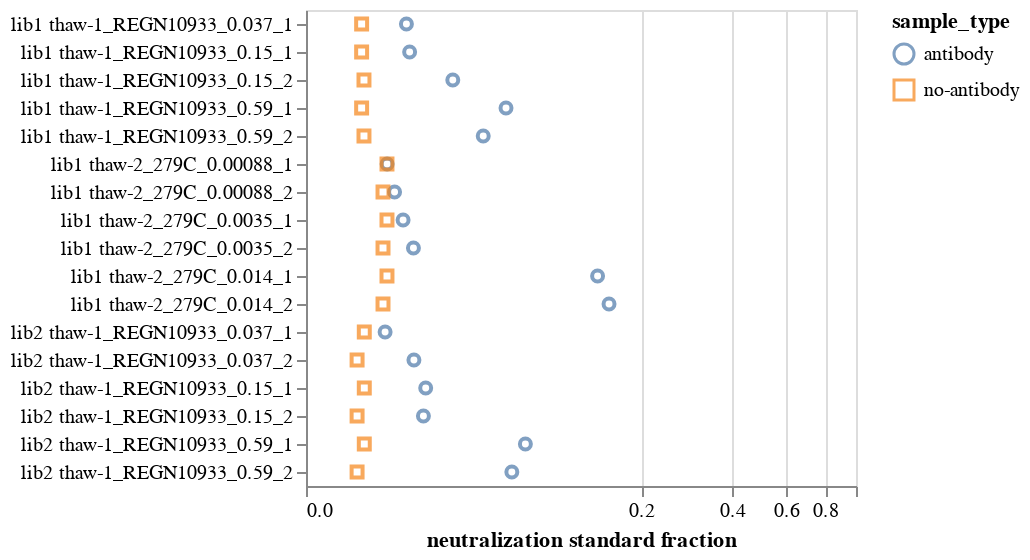

Notebook cell for this chart:
### Code cell
# NBVAL_IGNORE_OUTPUT

# set up selections over other columns of interest, in this case just library:
selections = [
    alt.selection_point(
        fields=[col],
        bind=alt.binding_select(
            options=[None] + neut_standard_fracs_tidy[col].unique().tolist(),
            labels=["all"] + [str(x) for x in neut_standard_fracs_tidy[col].unique()],
            name=col,
        ),
    )
    for col in ["library"]
]

neut_standard_fracs_chart = (
    alt.Chart(neut_standard_fracs_tidy)
    .encode(
        x=alt.X(
            "neut_standard_frac",
            title="neutralization standard fraction",
            scale=alt.Scale(type="symlog", constant=0.02, domainMax=1),
        ),
        y=alt.Y("library_sample", title=None),
        color="sample_type",
        shape="sample_type",
        tooltip=[
            alt.Tooltip(c, format=".2g") if c == "neut_standard_frac" else c
            for c in neut_standard_fracs_tidy.columns
        ],
    )
    .mark_point()
    .properties(width=275, height=alt.Step(14))
    .add_params(*selections)
    .configure_axis(labelLimit=500)
)
for selection in selections:
    neut_standard_fracs_chart = neut_standard_fracs_chart.transform_filter(selection)

neut_standard_fracs_chart

### Figure 1 — Vega-Lite specification as saved in the notebook (floating-point values rounded to 4 significant figures)
{"config": {"view": {"continuousWidth": 300, "continuousHeight": 300}, "axis": {"labelLimit": 500}}, "data": {"name": "data-52a5cb86d32341fd5be91b6bb0a7b855"}, "mark": {"type": "point"}, "encoding": {"color": {"field": "sample_type", "type": "nominal"}, "shape": {"field": "sample_type", "type": "nominal"}, "tooltip": [{"field": "library", "type": "nominal"}, {"field": "antibody_sample", "type": "nominal"}, {"field": "no-antibody_sample", "type": "nominal"}, {"field": "antibody_concentration", "type": "quantitative"}, {"field": "antibody_count", "type": "quantitative"}, {"field": "no-antibody_count", "type": "quantitative"}, {"field": "sample_type", "type": "nominal"}, {"field": "neut_standard_frac", "format": ".2g", "type": "quantitative"}, {"field": "library_sample", "type": "nominal"}], "x": {"field": "neut_standard_frac", "scale": {"constant": 0.02, "domainMax": 1, "type": "symlog"}, "title": "neutralization standard fraction", "type": "quantitative"}, "y": {"field": "library_sample", "title": null, "type": "nominal"}}, "height": {"step": 14}, "params": [{"name": "param_1", "select": {"type": "point", "fields": ["library"]}, "bind": {"input": "select", "options": [null, "lib1", "lib2"], "labels": ["all", "lib1", "lib2"], "name": "library"}}], "transform": [{"filter": {"param": "param_1"}}], "width": 275, "$schema": "https://vega.github.io/schema/vega-lite/v5.6.1.json", "datasets": {"data-52a5cb86d32341fd5be91b6bb0a7b855": [{"library": "lib1", "antibody_sample": "thaw-1_REGN10933_0.037_1", "no-antibody_sample": "thaw-1_no-antibody_control_1", "antibody_concentration": 0.037, "antibody_count": 11107, "no-antibody_count": 16475, "sample_type": "antibody", "neut_standard_frac": 0.021, "library_sample": "lib1 thaw-1_REGN10933_0.037_1"}, {"library": "lib1", "antibody_sample": "thaw-1_REGN10933_0.15_1", "no-antibody_sample": "thaw-1_no-antibody_control_1", "antibody_concentration": 0.15, "antibody_count": 18045, "no-antibody_count": 16475, "sample_type": "antibody", "neut_standard_frac": 0.02196, "library_sample": "lib1 thaw-1_REGN10933_0.15_1"}, {"library": "lib1", "antibody_sample": "thaw-1_REGN10933_0.15_2", "no-antibody_sample": "thaw-1_no-antibody_control_2", "antibody_concentration": 0.15, "antibody_count": 14283, "no-antibody_count": 11343, "sample_type": "antibody", "neut_standard_frac": 0.03712, "library_sample": "lib1 thaw-1_REGN10933_0.15_2"}, {"library": "lib1", "antibody_sample": "thaw-1_REGN10933_0.59_1", "no-antibody_sample": "thaw-1_no-antibody_control_1", "antibody_concentration": 0.59, "antibody_count": 26027, "no-antibody_count": 16475, "sample_type": "antibody", "neut_standard_frac": 0.06356, "library_sample": "lib1 thaw-1_REGN10933_0.59_1"}, {"library": "lib1", "antibody_sample": "thaw-1_REGN10933_0.59_2", "no-antibody_sample": "thaw-1_no-antibody_control_2", "antibody_concentration": 0.59, "antibody_count": 23240, "no-antibody_count": 11343, "sample_type": "antibody", "neut_standard_frac": 0.051, "library_sample": "lib1 thaw-1_REGN10933_0.59_2"}, {"library": "lib1", "antibody_sample": "thaw-2_279C_0.00088_1", "no-antibody_sample": "thaw-2_no-antibody_control_1", "antibody_concentration": 0.00088, "antibody_count": 8231, "no-antibody_count": 11134, "sample_type": "antibody", "neut_standard_frac": 0.01572, "library_sample": "lib1 thaw-2_279C_0.00088_1"}, {"library": "lib1", "antibody_sample": "thaw-2_279C_0.00088_2", "no-antibody_sample": "thaw-2_no-antibody_control_2", "antibody_concentration": 0.00088, "antibody_count": 8763, "no-antibody_count": 9002, "sample_type": "antibody", "neut_standard_frac": 0.01767, "library_sample": "lib1 thaw-2_279C_0.00088_2"}, {"library": "lib1", "antibody_sample": "thaw-2_279C_0.0035_1", "no-antibody_sample": "thaw-2_no-antibody_control_1", "antibody_concentration": 0.0035, "antibody_count": 9298, "no-antibody_count": 11134, "sample_type": "antibody", "neut_standard_frac": 0.02004, "library_sample": "lib1 thaw-2_279C_0.0035_1"}, {"library": "lib1", "antibody_sample": "thaw-2_279C_0.0035_2", "no-antibody_sample": "thaw-2_no-antibody_control_2", "antibody_concentration": 0.0035, "antibody_count": 9394, "no-antibody_count": 9002, "sample_type": "antibody", "neut_standard_frac": 0.02311, "library_sample": "lib1 thaw-2_279C_0.0035_2"}, {"library": "lib1", "antibody_sample": "thaw-2_279C_0.014_1", "no-antibody_sample": "thaw-2_no-antibody_control_1", "antibody_concentration": 0.014, "antibody_count": 67940, "no-antibody_count": 11134, "sample_type": "antibody", "neut_standard_frac": 0.1408, "library_sample": "lib1 thaw-2_279C_0.014_1"}, {"library": "lib1", "antibody_sample": "thaw-2_279C_0.014_2", "no-antibody_sample": "thaw-2_no-antibody_control_2", "antibody_concentration": 0.014, "antibody_count": 60115, "no-antibody_count": 9002, "sample_type": "antibody", "neut_standard_frac": 0.1545, "library_sample": "lib1 thaw-2_279C_0.014_2"}, {"library": "lib2", "antibody_sample": "thaw-1_REGN10933_0.037_1", "no-antibody_sample": "thaw-1_no-antibody_control_1", "antibody_concentration": 0.037, "antibody_count": 14003, "no-antibody_count": 11144, "sample_type": "antibody", "neut_standard_frac": 0.01521, "library_sample": "lib2 thaw-1_REGN10933_0.037_1"}, {"library": "lib2", "antibody_sample": "thaw-1_REGN10933_0.037_2", "no-antibody_sample": "thaw-1_no-antibody_control_2", "antibody_concentration": 0.037, "antibody_count": 12780, "no-antibody_count": 10877, "sample_type": "antibody", "neut_standard_frac": 0.02326, "library_sample": "lib2 thaw-1_REGN10933_0.037_2"}, {"library": "lib2", "antibody_sample": "thaw-1_REGN10933_0.15_1", "no-antibody_sample": "thaw-1_no-antibody_control_1", "antibody_concentration": 0.15, "antibody_count": 22879, "no-antibody_count": 11144, "sample_type": "antibody", "neut_standard_frac": 0.02706, "library_sample": "lib2 thaw-1_REGN10933_0.15_1"}, {"library": "lib2", "antibody_sample": "thaw-1_REGN10933_0.15_2", "no-antibody_sample": "thaw-1_no-antibody_control_2", "antibody_concentration": 0.15, "antibody_count": 20040, "no-antibody_count": 10877, "sample_type": "antibody", "neut_standard_frac": 0.0263, "library_sample": "lib2 thaw-1_REGN10933_0.15_2"}, {"library": "lib2", "antibody_sample": "thaw-1_REGN10933_0.59_1", "no-antibody_sample": "thaw-1_no-antibody_control_1", "antibody_concentration": 0.59, "antibody_count": 57699, "no-antibody_count": 11144, "sample_type": "antibody", "neut_standard_frac": 0.07598, "library_sample": "lib2 thaw-1_REGN10933_0.59_1"}, {"library": "lib2", "antibody_sample": "thaw-1_REGN10933_0.59_2", "no-antibody_sample": "thaw-1_no-antibody_control_2", "antibody_concentration": 0.59, "antibody_count": 52409, "no-antibody_count": 10877, "sample_type": "antibody", "neut_standard_frac": 0.06711, "library_sample": "lib2 thaw-1_REGN10933_0.59_2"}, {"library": "lib1", "antibody_sample": "thaw-1_REGN10933_0.037_1", "no-antibody_sample": "thaw-1_no-antibody_control_1", "antibody_concentration": 0.037, "antibody_count": 11107, "no-antibody_count": 16475, "sample_type": "no-antibody", "neut_standard_frac": 0.009767, "library_sample": "lib1 thaw-1_REGN10933_0.037_1"}, {"library": "lib1", "antibody_sample": "thaw-1_REGN10933_0.15_1", "no-antibody_sample": "thaw-1_no-antibody_control_1", "antibody_concentration": 0.15, "antibody_count": 18045, "no-antibody_count": 16475, "sample_type": "no-antibody", "neut_standard_frac": 0.009767, "library_sample": "lib1 thaw-1_REGN10933_0.15_1"}, {"library": "lib1", "antibody_sample": "thaw-1_REGN10933_0.15_2", "no-antibody_sample": "thaw-1_no-antibody_control_2", "antibody_concentration": 0.15, "antibody_count": 14283, "no-antibody_count": 11343, "sample_type": "no-antibody", "neut_standard_frac": 0.01027, "library_sample": "lib1 thaw-1_REGN10933_0.15_2"}, {"library": "lib1", "antibody_sample": "thaw-1_REGN10933_0.59_1", "no-antibody_sample": "thaw-1_no-antibody_control_1", "antibody_concentration": 0.59, "antibody_count": 26027, "no-antibody_count": 16475, "sample_type": "no-antibody", "neut_standard_frac": 0.009767, "library_sample": "lib1 thaw-1_REGN10933_0.59_1"}, {"library": "lib1", "antibody_sample": "thaw-1_REGN10933_0.59_2", "no-antibody_sample": "thaw-1_no-antibody_control_2", "antibody_concentration": 0.59, "antibody_count": 23240, "no-antibody_count": 11343, "sample_type": "no-antibody", "neut_standard_frac": 0.01027, "library_sample": "lib1 thaw-1_REGN10933_0.59_2"}, {"library": "lib1", "antibody_sample": "thaw-2_279C_0.00088_1", "no-antibody_sample": "thaw-2_no-antibody_control_1", "antibody_concentration": 0.00088, "antibody_count": 8231, "no-antibody_count": 11134, "sample_type": "no-antibody", "neut_standard_frac": 0.01568, "library_sample": "lib1 thaw-2_279C_0.00088_1"}, {"library": "lib1", "antibody_sample": "thaw-2_279C_0.00088_2", "no-antibody_sample": "thaw-2_no-antibody_control_2", "antibody_concentration": 0.00088, "antibody_count": 8763, "no-antibody_count": 9002, "sample_type": "no-antibody", "neut_standard_frac": 0.01468, "library_sample": "lib1 thaw-2_279C_0.00088_2"}, {"library": "lib1", "antibody_sample": "thaw-2_279C_0.0035_1", "no-antibody_sample": "thaw-2_no-antibody_control_1", "antibody_concentration": 0.0035, "antibody_count": 9298, "no-antibody_count": 11134, "sample_type": "no-antibody", "neut_standard_frac": 0.01568, "library_sample": "lib1 thaw-2_279C_0.0035_1"}, {"library": "lib1", "antibody_sample": "thaw-2_279C_0.0035_2", "no-antibody_sample": "thaw-2_no-antibody_control_2", "antibody_concentration": 0.0035, "antibody_count": 9394, "no-antibody_count": 9002, "sample_type": "no-antibody", "neut_standard_frac": 0.01468, "library_sample": "lib1 thaw-2_279C_0.0035_2"}, {"library": "lib1", "antibody_sample": "thaw-2_279C_0.014_1", "no-antibody_sample": "thaw-2_no-antibody_control_1", "antibody_concentration": 0.014, "antibody_count": 67940, "no-antibody_count": 11134, "sample_type": "no-antibody", "neut_standard_frac": 0.01568, "library_sample": "lib1 thaw-2_279C_0.014_1"}, {"library": "lib1", "antibody_sample": "thaw-2_279C_0.014_2", "no-antibody_sample": "thaw-2_no-antibody_control_2", "antibody_concentration": 0.014, "antibody_count": 60115, "no-antibody_count": 9002, "sample_type": "no-antibody", "neut_standard_frac": 0.01468, "library_sample": "lib1 thaw-2_279C_0.014_2"}, {"library": "lib2", "antibody_sample": "thaw-1_REGN10933_0.037_1", "no-antibody_sample": "thaw-1_no-antibody_control_1", "antibody_concentration": 0.037, "antibody_count": 14003, "no-antibody_count": 11144, "sample_type": "no-antibody", "neut_standard_frac": 0.01034, "library_sample": "lib2 thaw-1_REGN10933_0.037_1"}, {"library": "lib2", "antibody_sample": "thaw-1_REGN10933_0.037_2", "no-antibody_sample": "thaw-1_no-antibody_control_2", "antibody_concentration": 0.037, "antibody_count": 12780, "no-antibody_count": 10877, "sample_type": "no-antibody", "neut_standard_frac": 0.008816, "library_sample": "lib2 thaw-1_REGN10933_0.037_2"}, {"library": "lib2", "antibody_sample": "thaw-1_REGN10933_0.15_1", "no-antibody_sample": "thaw-1_no-antibody_control_1", "antibody_concentration": 0.15, "antibody_count": 22879, "no-antibody_count": 11144, "sample_type": "no-antibody", "neut_standard_frac": 0.01034, "library_sample": "lib2 thaw-1_REGN10933_0.15_1"}, {"library": "lib2", "antibody_sample": "thaw-1_REGN10933_0.15_2", "no-antibody_sample": "thaw-1_no-antibody_control_2", "antibody_concentration": 0.15, "antibody_count": 20040, "no-antibody_count": 10877, "sample_type": "no-antibody", "neut_standard_frac": 0.008816, "library_sample": "lib2 thaw-1_REGN10933_0.15_2"}, {"library": "lib2", "antibody_sample": "thaw-1_REGN10933_0.59_1", "no-antibody_sample": "thaw-1_no-antibody_control_1", "antibody_concentration": 0.59, "antibody_count": 57699, "no-antibody_count": 11144, "sample_type": "no-antibody", "neut_standard_frac": 0.01034, "library_sample": "lib2 thaw-1_REGN10933_0.59_1"}, {"library": "lib2", "antibody_sample": "thaw-1_REGN10933_0.59_2", "no-antibody_sample": "thaw-1_no-antibody_control_2", "antibody_concentration": 0.59, "antibody_count": 52409, "no-antibody_count": 10877, "sample_type": "no-antibody", "neut_standard_frac": 0.008816, "library_sample": "lib2 thaw-1_REGN10933_0.59_2"}]}}
